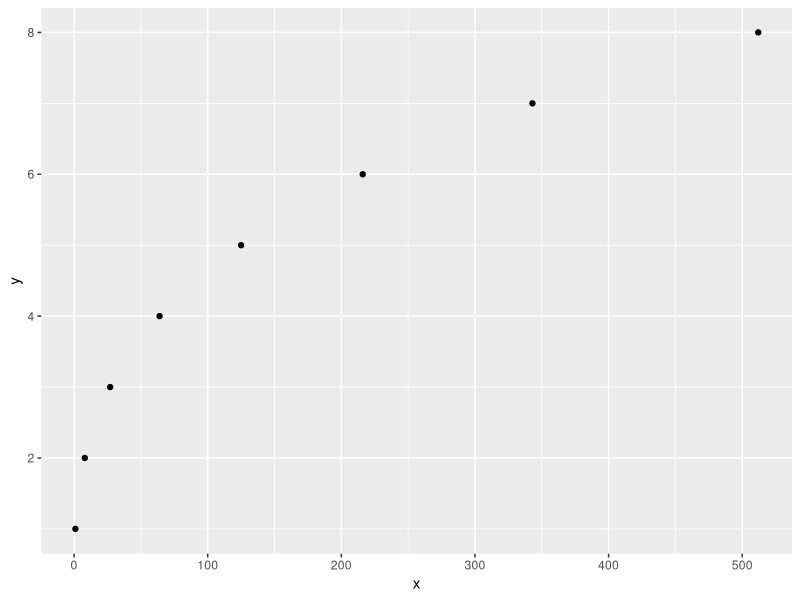
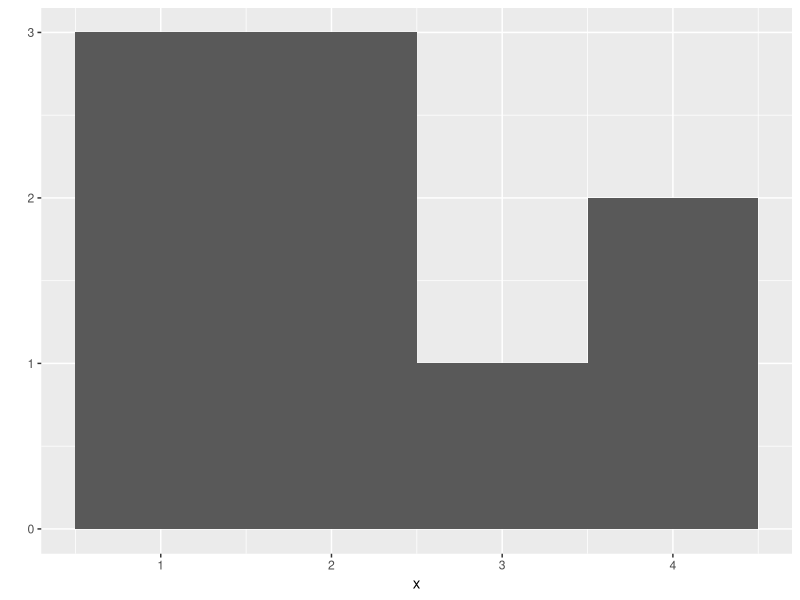
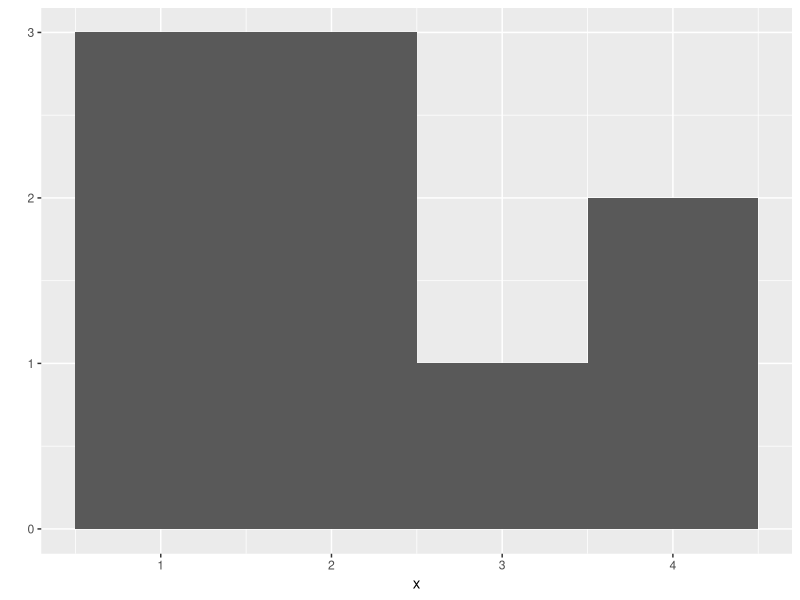
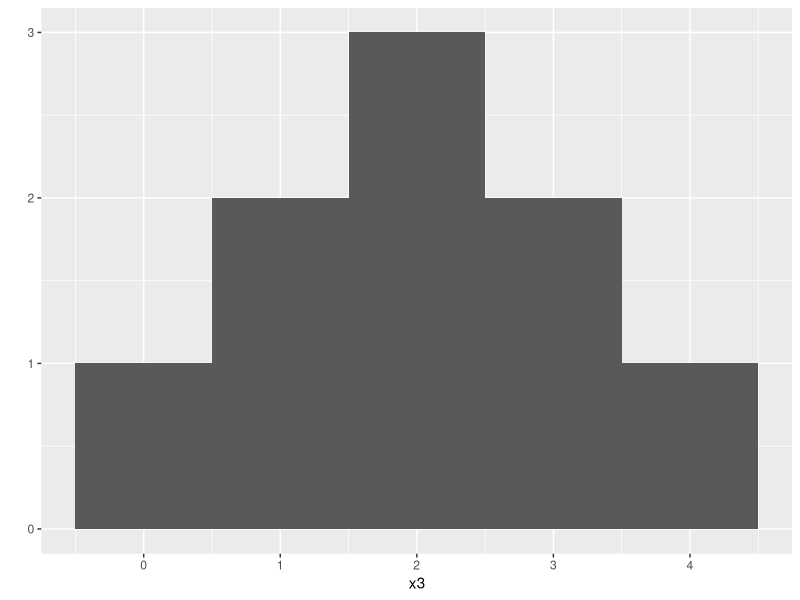
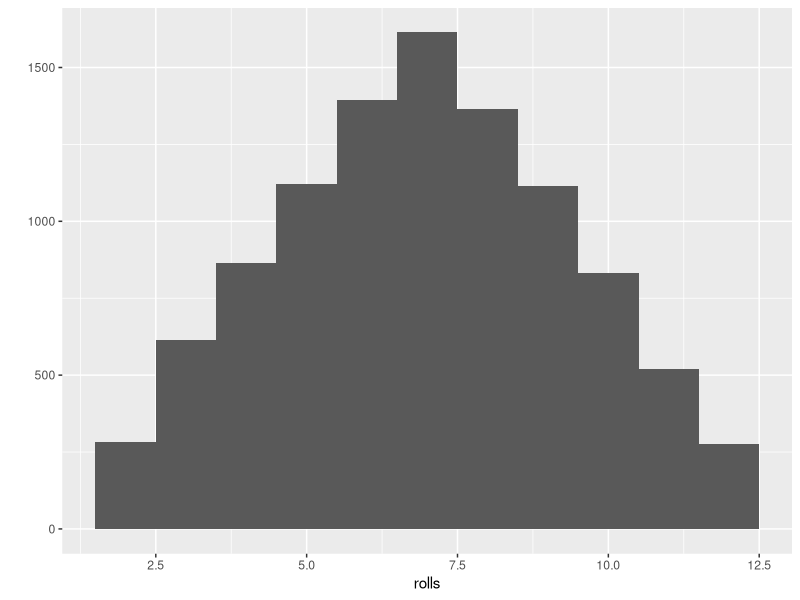
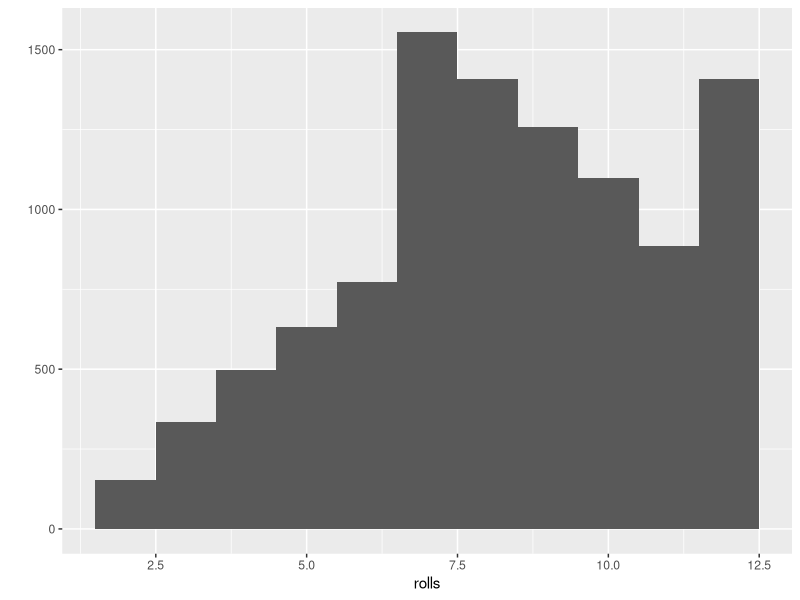

These charts were generated, in order, by the following R code:
## first days, creating a dice rolling game. 
roll2<- function(bones = 1:6) {
  dice <- sample(bones, size =2, replace = TRUE)
  sum(dice) }
roll2()
## using qplot
library("ggplot2")
x <- c(1,2,3,4,5,6,7,8)
y <- c(-1,-2,-3,-4,-5,-6,-7,-8)
y=-1*y
x = x^3 
qplot(x,y)
# histogram
x = c(1,1,2,2,2,3,4,4,1)
qplot (x, binwidth = 1 )
qplot(x, binwidth= 1)

x3<- c(0,1,1,2,2,2,3,3,4)
qplot (x3, binwidth = 1)

## replicating functions or equations. replicate (# of times, bind width)
 replicate(3, 1+1)
 replicate(5, roll2())


 ## create roll function to follow book
roll <- function () {
  die <-1:6 
  dice <- sample(die, size =2, replace = TRUE)
  sum(dice)
}
roll()
## replicate 10,000 times roll() function. Assign output to variable to plot.
rolls<- replicate (10000, roll())
qplot( rolls, binwidth =1)

## access help page for sample
?sample
## make weighted dice game
roll2 <- function() {
  die <- 1:6
  dice <- sample(die, size =2, replace =TRUE, prob = c(1/8,1/8,1/8,1/8,1/8,3/8))
  sum(dice)
}
## must assign the output of the replication function a variable to plot it. 
# Otherwise you end up with a graph where the Y axis =1.
rolls<- replicate(10000, roll2())
qplot(rolls, binwidth =1)